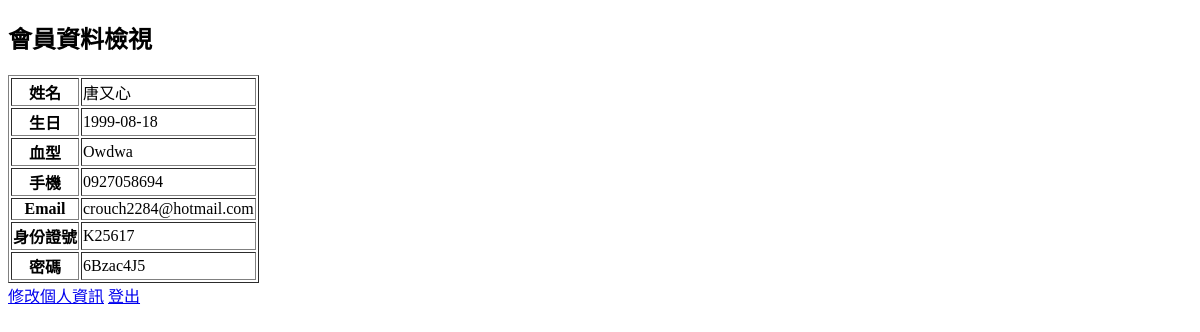
/ (signed in), run on an earlier commit of the app's database.
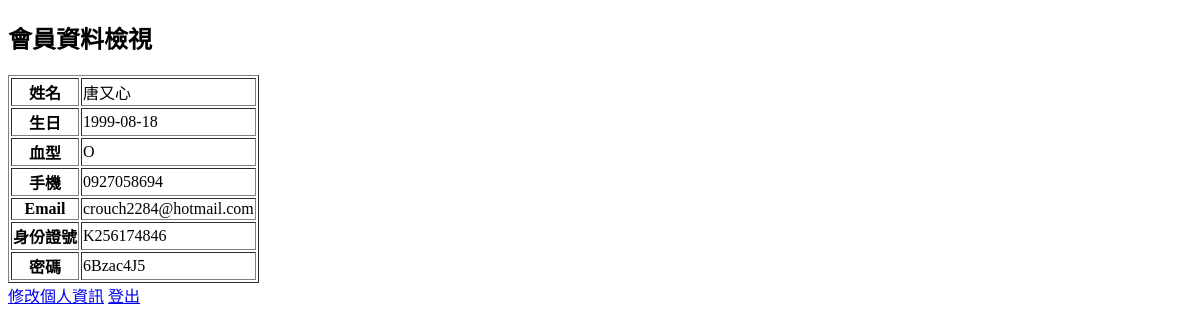
And on a later commit of the database.
### tables this page shows
CREATE TABLE "member" (
	"iid"	INTEGER,
	"nm"	TEXT NOT NULL,
	"birth"	TEXT NOT NULL,
	"blood"	TEXT NOT NULL,
	"phone"	TEXT NOT NULL,
	"email"	TEXT NOT NULL,
	"idno"	TEXT NOT NULL,
	"pwd"	TEXT NOT NULL,
	PRIMARY KEY("iid" AUTOINCREMENT)
);

### app.py (the view)
@app.route('/')
@login_required
def homee():
    try:
        query = 'SELECT nm, birth, blood, phone, email, idno, pwd FROM member WHERE iid = ?'
        user_id = (current_user.get_id(),)
        conn = sqlite3.connect('mydb.db')
        conn.row_factory = sqlite3.Row
        c = conn.cursor()
        c.execute(query, user_id)
        data = c.fetchone()
        conn.close()
        return render_template('index.html', data=data)
    except Exception as e:
        app.logger.error(e)
        return render_template('error.html'), 500

### app.py (called while the page is built)
@login_manager.user_loader
def load_user(user_id):
    return User(user_id)

### templates/index.html (shortened to what this page needs)
<!DOCTYPE html>
<html lang="zh-TW">
<head>
</head>
<body>
    <div class="container">
        <h2>會員資料檢視</h2>
        <table border="1">
            <tr>
                <th>姓名</th>
                <td>{{data['nm']}}</td>
            </tr>
            <tr>
                <th>生日</th>
                <td>{{data['birth']}}</td>
            </tr>
            <tr>
                <th>血型</th>
                <td>{{data['blood']}}</td>
            </tr>
            <tr>
                <th>手機</th>
                <td>{{data['phone']}}</td>
            </tr>
            <tr>
                <th>Email</th>
                <td>{{data['email']}}</td>
            </tr>
            <tr>
                <th>身份證號</th>
                <td>{{data['idno']}}</td>
            </tr>
            <tr>
                <th>密碼</th>
                <td>{{data['pwd']}}</td>
            </tr>
        </table>
        <a href="/edit">修改個人資訊</a>
        <a href="/logout">登出</a>
    </div>
</body>
</html>

What changed in the data, as far as the page shows it:
changed member "唐又心": blood "Owdwa" → "O"; idno "K25617" → "K256174846"
